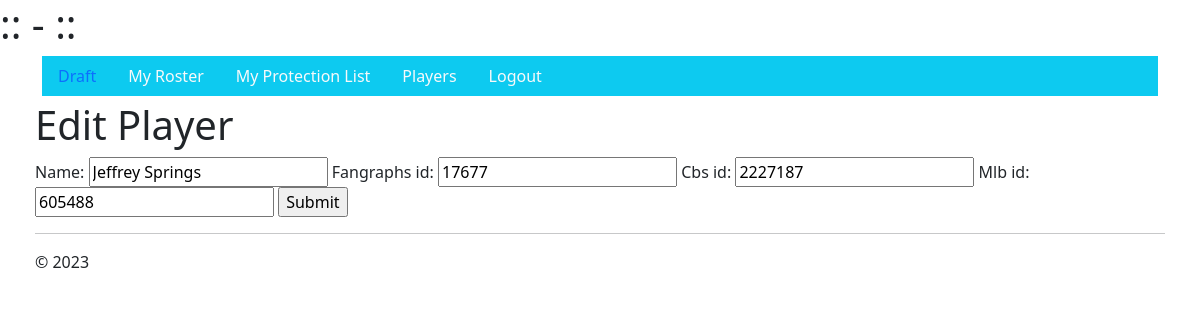
The page /players/2907/ on the database its author committed.
### DAFLDraft/models.py (models this page shows, shortened)
class Player(models.Model):
    name = models.CharField(max_length=100)
    eligible_positions = models.CharField(max_length=30)
    fangraphs_id = models.CharField(max_length=30)
    cbs_id = models.IntegerField()
    mlb_id = models.IntegerField()
    adp = models.FloatField(default=9999)
    value = models.FloatField(default=0)
    stat1 = models.FloatField(default=0) #HR or Wins
    stat2 = models.FloatField(default=0) #SB or Saves
    stat3 = models.FloatField(default=0) #RBI or SO
    stat4 = models.FloatField(default=0) #Runs or Holds
    stat5 = models.FloatField(default=0) #AB or IP
    stat6 = models.FloatField(default=0) #Hits or ER
    class Meta:
        ordering = ["-name"]

### DAFLDraft/views.py (the view)
# urls.py: path("players/<int:pk>/", views.PlayerUpdateView.as_view(), name="player-update"),
class PlayerUpdateView(UpdateView):
    model = Player
    fields = ["name","fangraphs_id","cbs_id","mlb_id"]
    success_url = reverse_lazy("player-list")

### DAFLDraft/templates/DAFLDraft/player_form.html (shortened to what this page needs)
{% extends "DAFLDraft/layout.html" %}
{% block content %}
<div class="row">
    <div class="col-12">
        <h1>Edit Player</h1>
    </div>
</div>
<div class="row">
    <div class="col-12">
        <form method="post">
            {{ form }}
            <input type="submit" value="Submit">
        </form>
    </div>
</div>
{% endblock %}

### rows shown on the page
Player: name "Jeffrey Springs", fangraphs_id "17677", cbs_id "2227187", mlb_id "605488"
